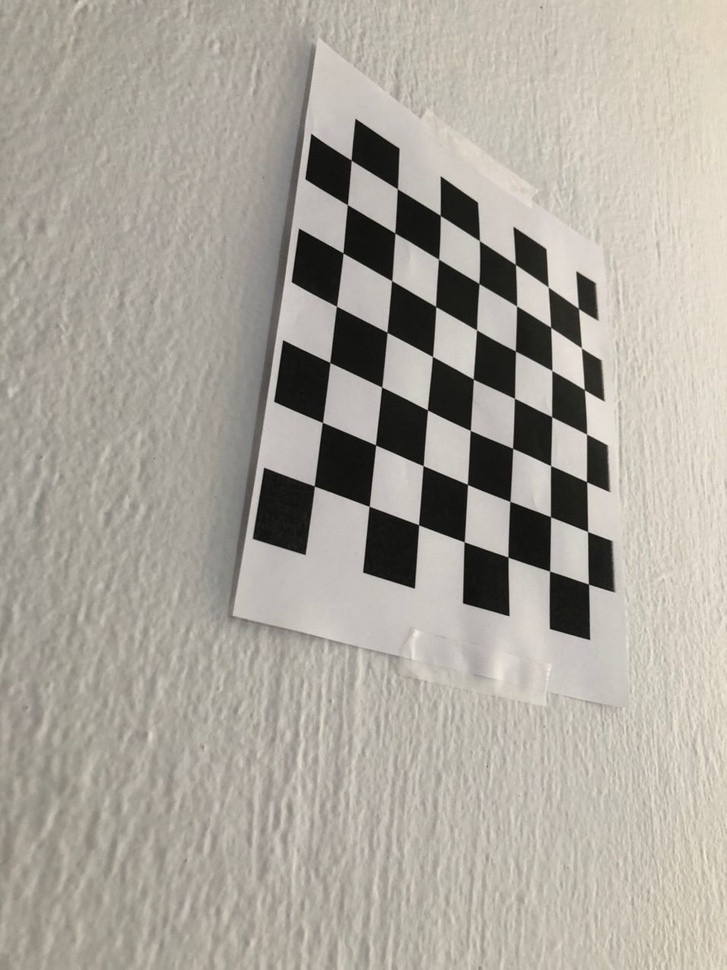
#> input picture practice/1.1/test.jpeg, 727 x 970 px, shrunk from 956 x 1276 before the run
$ python main.py --image ../1.1/test.jpeg
#> lines starting #> are read from the running program, lines starting #| are printed output that depends on the picture; after the words box and inside, x2 and y2 are one past the last pixel; in counts of white or black regions, pixels touching at a corner belong together
from PIL import Image
import colorsys
import numpy as np
import argparse
import cv2
import matplotlib.pyplot as plt
from math import e
from math import pi

def threshold_pixel(r, g, b):
    h, l, s = colorsys.rgb_to_hls(r / 255., g / 255., b / 255.)
    return 1 if l > .36 else 0

def hlsify(img):
    pixels = img.load()
    width, height = img.size

    # Create a new blank monochrome image.
    output_img = Image.new('1', (width, height), 0)
    output_pixels = output_img.load()

    for i in range(width):
        for j in range(height):
            output_pixels[i, j] = threshold_pixel(*pixels[i, j])

    return output_img

def pixel_frequencies(image):
    nums = []
    for i in range(len(image) - 1):
        for j in range(len(image[0] - 1)):
            nums.append(image[i][j])
            # [4 lines of commented-out code are left out]
    return nums


def main():
    # construct the argument parse and parse the arguments
    ap = argparse.ArgumentParser()
    ap.add_argument("-i", "--image", required=True,
        help="path to the input image")
    args = vars(ap.parse_args())
    # construct the Gaussian blur
    # gauss = np.array((
    #     [1/9, 1/9, 1/9],
    #     [1/9, 1/9, 1/9],
    #     [1/9, 1/9, 1/9]
    # ))
    c = pi / 3
    gauss = np.array((
        [c * (e ** -4), c * (e ** -2), c * (e ** -4)],
        [c * (e ** -2),       c,       c * (e ** -2)],
        [c * (e ** -4), c * (e ** -2), c * (e ** -4)]
    ))

    # load the input image and convert it to grayscale
    image = cv2.imread(args["image"])
#> image is the input picture: shape (970, 727, 3); mean B, G, R 156.6, 165.9, 170.7
    gray = cv2.cvtColor(image, cv2.COLOR_BGR2GRAY)

    nums = pixel_frequencies(gray)
#> after the loop in pixel_frequencies, `for i in range(len(image) - 1):`: nums = 704463 items
#> nums = 704463 items
    plt.hist(nums, bins = 25)
    plt.show()
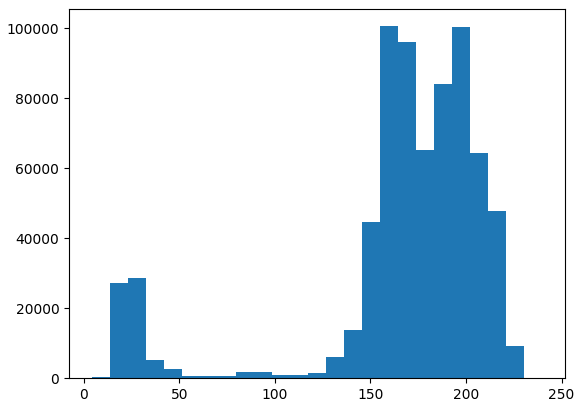
#> figure drawn by matplotlib, 1 panel; tallest bar 100528 high, from x = 155 to 164.5


    print("[INFO] applying {} kernel".format("gauss"))
    opencvOutput = cv2.filter2D(gray, -1, gauss)
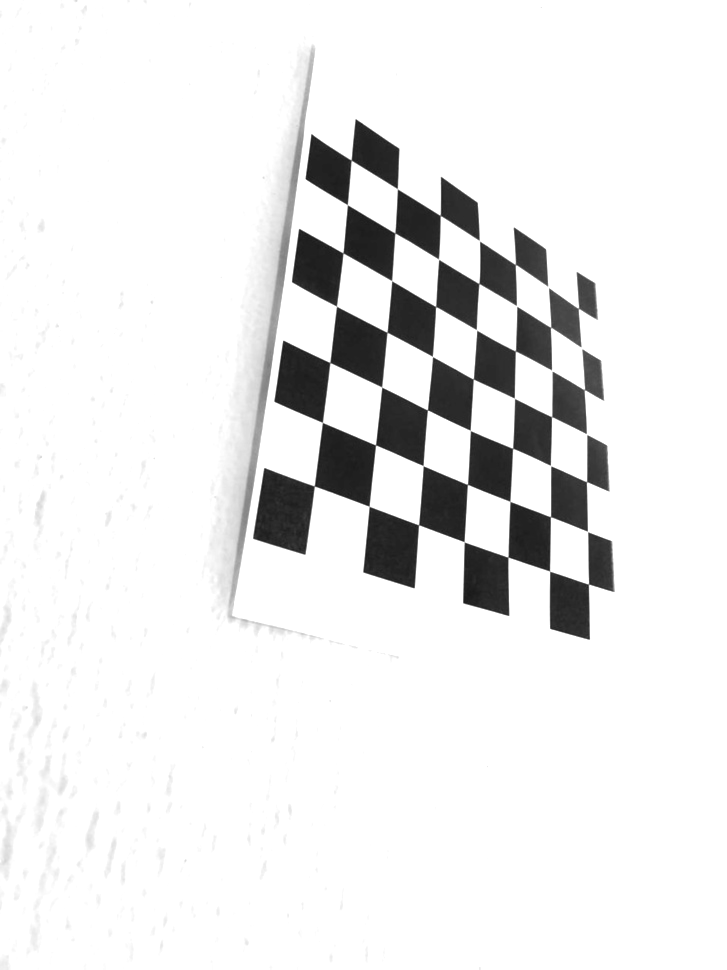
#> opencvOutput: shape (970, 727); min 24, max 255, mean 234
    # show the output images
    cv2.imshow("original", gray)
    #cv2.imshow("{} - convole".format("gauss"), convoleOutput)
    cv2.imshow("{} - opencv".format("gauss"), opencvOutput)
    cv2.waitKey(0)
    cv2.destroyAllWindows()


    binarified_img = hlsify(Image.open(args["image"]))
#> in hlsify, `output_img = Image.new('1', (width, height), 0)`: output_img: PIL image 727x970 1; every value is 0
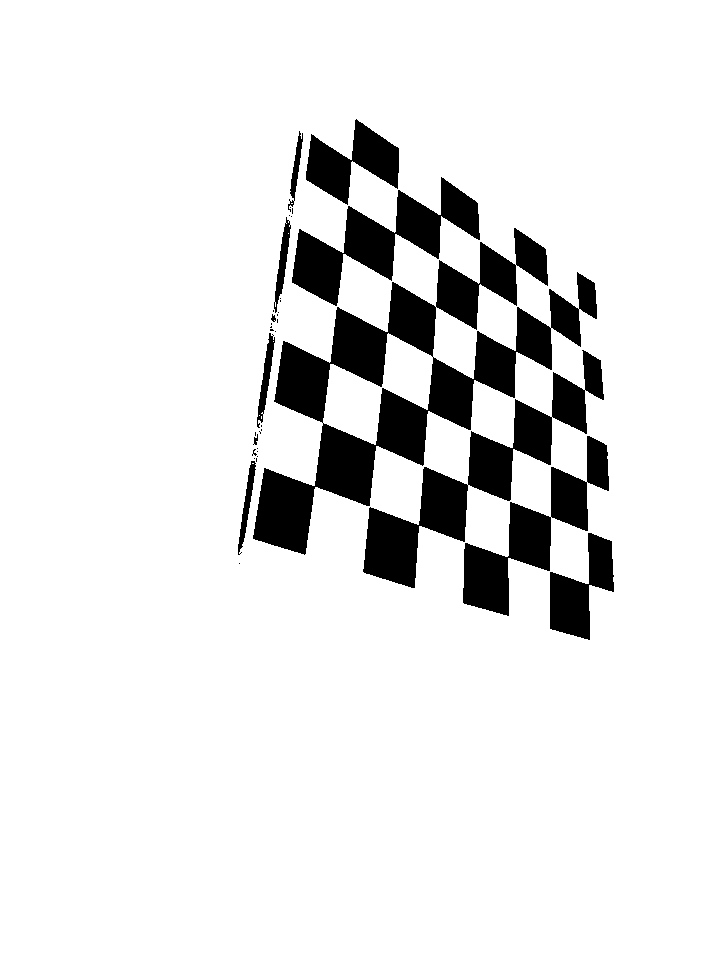
#> binarified_img: PIL image 727x970 1; 90.3% white; 37 black regions (25 under 20 px), largest, box (x1, y1, x2, y2) and area: (253, 228, 597, 555) 30575, (363, 350, 604, 588) 12371, (292, 177, 480, 306) 8375
    binarified_img.show()

if __name__ == "__main__":
    main()
